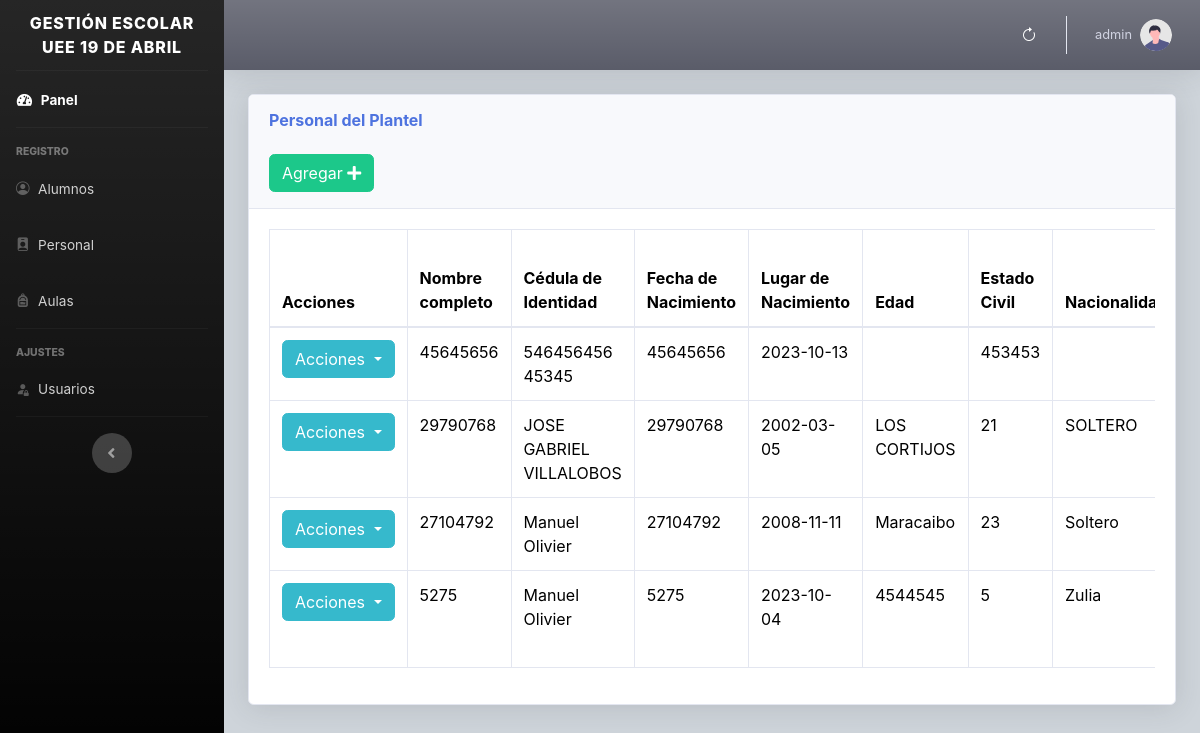
/views/profesores.php (signed in), run on the app's committed database.
### tables this page shows
CREATE TABLE `profesores` (
  `id` int(11) NOT NULL,
  `cedula` varchar(100) NOT NULL,
  `nombres` varchar(100) NOT NULL,
  `apellidos` varchar(100) NOT NULL,
  `correo` varchar(50) NOT NULL,
  `curp` varchar(150) NOT NULL,
  `edad` varchar(50) NOT NULL,
  `fecha_na` date NOT NULL,
  `telefono` tinytext DEFAULT NULL,
  `lugar_na` varchar(150) NOT NULL,
  `estado_civil` varchar(150) NOT NULL,
  `direccion` varchar(200) NOT NULL,
  `niv_edu` varchar(150) NOT NULL,
  `m_acad` varchar(150) NOT NULL,
  `est_post` varchar(150) NOT NULL,
  `cursos` varchar(200) DEFAULT NULL,
  `t_servicio` varchar(100) NOT NULL,
  `f_ingreso` date NOT NULL,
  `tipo_p` varchar(150) NOT NULL,
  `cargo` varchar(100) NOT NULL,
  `l_cobra` varchar(150) NOT NULL,
  `l_labora` varchar(150) NOT NULL,
  `d_cargo` varchar(150) NOT NULL,
  `codigo` varchar(100) NOT NULL,
  `fecha` timestamp NULL DEFAULT current_timestamp() ON UPDATE current_timestamp()
);

### views/profesores.php (the view, shortened to what this page needs)
<?php include "../includes/header.php"; ?>
<body id="page-top">
    <div class="container-fluid">
        <div class="card shadow mb-4">
            <div class="card-header py-3" id="barra">
                <h6 class="m-0 font-weight-bold text-primary">Personal del Plantel</h6>
                <?php if ($_SESSION["type"] != 3) { ?>
                    <br>
                    <button type="button" class="btn btn-success" data-bs-toggle="modal" data-bs-target="#prof">
                    <span class="glyphicon glyphicon-plus"></span> Agregar <i class="fa fa-plus"></i> </a></button>
                <?php }
                ?>
            </div>
            <div class="card-body">
                <div class="table-responsive">
                    <table class="table table-bordered" id="tabla" width="100%" cellspacing="0">
                        <thead>
                            <tr>
                                <th class='ver'>Acciones</th>
                                <th class='ver'>Nombre completo</th>
                                <th class='ver'>Cédula de Identidad</th>
                                <th>Fecha de Nacimiento</th>
                                <th>Lugar de Nacimiento</th>
                                <th>Edad</th>
                                <th>Estado Civil</th>
                                <th>Nacionalidad</th>
                            </tr>
                        </thead>
                        <tbody>
                            <?php
                            require_once("../includes/db.php");
                            $result = mysqli_query($conexion, "SELECT * FROM profesores ");
                            while ($fila = mysqli_fetch_assoc($result)) :
                            ?>
                                <tr>
                                    <td>
                                        <?php if ($_SESSION["type"] != 3) { ?>
                                        <div class="dropdown">
                                            <button class="btn btn-info dropdown-toggle" type="button" data-bs-toggle="dropdown" aria-expanded="false">
                                                Acciones
                                            </button>
                                        </div>
                                        <?php }
                                        ?>
                                    </td>
                                    <td><?php echo $fila['cedula']; ?></td>
                                    <td><?php echo $fila['nombres'] . " " . $fila['apellidos']; ?></td>
                                    <td><?php echo $fila['cedula']; ?></td>
                                    <td><?php echo $fila['fecha_na']; ?></td>
                                    <td><?php echo $fila['lugar_na']; ?></td>
                                    <td><?php echo $fila['edad']; ?></td>
                                    <td><?php echo $fila['estado_civil']; ?></td>
                                </tr>
                            <?php endwhile; ?>
                        </tbody>
                    </table>
                </div>
            </div>
        </div>
    </div>
    </div>
    </div>
    </div>
</body>
<?php include "../includes/footer.php"; ?>
</html>

### includes/header.php (shortened to what this page needs)
<!DOCTYPE html>
<html lang="en">
<head>
    <link href="../vendor/fontawesome-free/css/all.min.css" rel="stylesheet" type="text/css">
    <link rel="stylesheet" href="../package/dist/sweetalert2.css">
    <link href="../css/bootstrap.min.css" rel="stylesheet">
    <link href="../css/sb-admin-2.min.css" rel="stylesheet">
    <link rel="stylesheet" href="../vendor/bootstrap-icons/bootstrap-icons.css">
    <link href="../vendor/datatables/datatables.min.css" rel="stylesheet">
</head>
<body id="page-top">
    <div id="wrapper">
        <ul class="navbar-nav bg-black bg-gradient sidebar sidebar-dark accordion" id="accordionSidebar">
            <a class="sidebar-brand d-flex align-items-center justify-content-center" href="index.php">
                <div class=" sidebar-brand-text mx-2">GESTIÓN ESCOLAR </br> UEE 19 DE ABRIL <sup></sup>
                </div>
            </a>
            <hr class="sidebar-divider my-0">
            <li class="nav-item active">
                <a class="nav-link" href="../views/index.php">
                    <i class="fas fa-fw fa-tachometer-alt"></i>
                    <span>Panel</span></a>
            </li>
            <hr class="sidebar-divider">
            <div class="sidebar-heading">
                REGISTRO
            </div>
            <li class="nav-item">
                <a class="nav-link " href="../views/alumnos.php">
                    <i class="bi bi-person-circle"></i>
                    <span>Alumnos</span>
                </a>
            </li>
            <li class="nav-item">
                <a class="nav-link active" href="../views/profesores.php">
                    <i class="bi bi-person-badge-fill"></i>
                    <span>Personal</span>
                </a>
            </li>
            <li class="nav-item">
                <a class="nav-link active" href="../views/grados.php">
                    <i class="bi bi-backpack-fill"></i>
                    <span>Aulas</span>
                </a>
            </li>
            <hr class="sidebar-divider">
            <?php if ($_SESSION["type"] == 1) { ?>
            <div class="sidebar-heading">
                AJUSTES
            </div>
                <li class="nav-item">
                    <a class="nav-link" href="../views/usuarios.php">
                    <i class="bi bi-person-fill-lock"></i>
                        <span>Usuarios</span></a>
                </li>
                <hr class="sidebar-divider d-none d-md-block">
            <?php }
            ?>
            <div class="text-center d-none d-md-inline">
                <button class="rounded-circle border-0" id="sidebarToggle"></button>
            </div>
        </ul>
        <div id="content-wrapper" class="d-flex flex-column bg-dark-subtle">
            <div id="content">
                <nav class="navbar navbar-expand navbar-light bg-dark bg-gradient topbar mb-4 static-top shadow">
                    <ul class="navbar-nav ml-auto">
                        <button style = "color:white;" type="button" class="btn btn-link-white bi bi-arrow-clockwise" onclick="document.location.reload();"></button>
                        <li class="nav-item dropdown no-arrow">
                            <a class="nav-link dropdown-toggle" href="#" id="userDropdown" role="button" data-bs-toggle="dropdown" aria-haspopup="true" aria-expanded="false">
                                <span class="mr-2 d-none d-lg-inline small"> <?php echo $_SESSION['usuario']; ?></span>
                                <img class="img-profile rounded-circle" src="../img/undraw_profile.svg">
                            </a>
                        </li>
                    </ul>
                </nav>

### includes/footer.php (shortened to what this page needs)
</body>
</html>

### data on the page
profesores: cedula "45645656", nombres "546456456", apellidos "45345", fecha_na "2023-10-13", edad "453453"
profesores: cedula "29790768", nombres "JOSE GABRIEL", apellidos "VILLALOBOS", fecha_na "2002-03-05", lugar_na "LOS CORTIJOS", edad "21", estado_civil "SOLTERO"
profesores: cedula "27104792", nombres "Manuel", apellidos "Olivier", fecha_na "2008-11-11", lugar_na "Maracaibo", edad "23", estado_civil "Soltero"
profesores: cedula "5275", nombres "Manuel", apellidos "Olivier", fecha_na "2023-10-04", lugar_na "4544545", edad "5", estado_civil "Zulia"

### other printed values
$_SESSION['usuario'] "admin"
